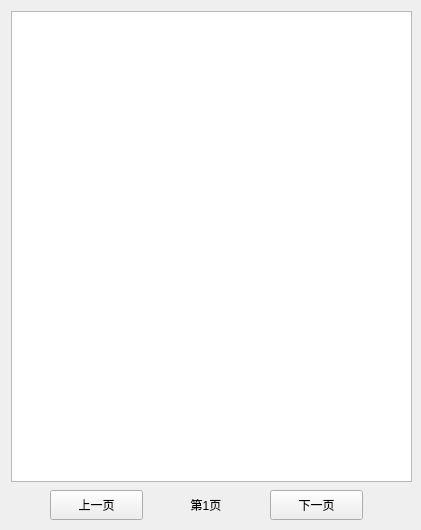
<?xml version="1.0" encoding="UTF-8"?>
<ui version="4.0">
 <class>DownloadWidget</class>
 <widget class="QWidget" name="DownloadWidget">
  <property name="geometry">
   <rect>
    <x>0</x>
    <y>0</y>
    <width>421</width>
    <height>530</height>
   </rect>
  </property>
  <property name="minimumSize">
   <size>
    <width>421</width>
    <height>530</height>
   </size>
  </property>
  <property name="maximumSize">
   <size>
    <width>421</width>
    <height>530</height>
   </size>
  </property>
  <property name="windowTitle">
   <string>Form</string>
  </property>
  <widget class="QListWidget" name="listWidget">
   <property name="geometry">
    <rect>
     <x>11</x>
     <y>11</y>
     <width>401</width>
     <height>471</height>
    </rect>
   </property>
  </widget>
  <widget class="QLabel" name="lb_page">
   <property name="geometry">
    <rect>
     <x>170</x>
     <y>490</y>
     <width>72</width>
     <height>30</height>
    </rect>
   </property>
   <property name="text">
    <string>第1页</string>
   </property>
   <property name="alignment">
    <set>Qt::AlignCenter</set>
   </property>
  </widget>
  <widget class="QPushButton" name="pb_last">
   <property name="geometry">
    <rect>
     <x>50</x>
     <y>490</y>
     <width>93</width>
     <height>30</height>
    </rect>
   </property>
   <property name="text">
    <string>上一页</string>
   </property>
  </widget>
  <widget class="QPushButton" name="pb_next">
   <property name="geometry">
    <rect>
     <x>270</x>
     <y>490</y>
     <width>93</width>
     <height>30</height>
    </rect>
   </property>
   <property name="text">
    <string>下一页</string>
   </property>
  </widget>
 </widget>
 <resources/>
 <connections/>
</ui>
